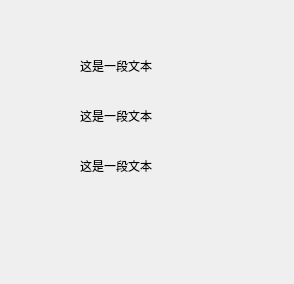
<?xml version="1.0" encoding="UTF-8"?>
<ui version="4.0">
 <class>Widget</class>
 <widget class="QWidget" name="Widget">
  <property name="geometry">
   <rect>
    <x>0</x>
    <y>0</y>
    <width>294</width>
    <height>284</height>
   </rect>
  </property>
  <property name="windowTitle">
   <string>Widget</string>
  </property>
  <widget class="QLabel" name="label">
   <property name="geometry">
    <rect>
     <x>80</x>
     <y>50</y>
     <width>191</width>
     <height>31</height>
    </rect>
   </property>
   <property name="text">
    <string>这是一段文本</string>
   </property>
  </widget>
  <widget class="QLabel" name="label_2">
   <property name="geometry">
    <rect>
     <x>80</x>
     <y>100</y>
     <width>191</width>
     <height>31</height>
    </rect>
   </property>
   <property name="text">
    <string>这是一段文本</string>
   </property>
  </widget>
  <widget class="QLabel" name="label_3">
   <property name="geometry">
    <rect>
     <x>80</x>
     <y>150</y>
     <width>191</width>
     <height>31</height>
    </rect>
   </property>
   <property name="text">
    <string>这是一段文本</string>
   </property>
  </widget>
 </widget>
 <resources/>
 <connections/>
</ui>
